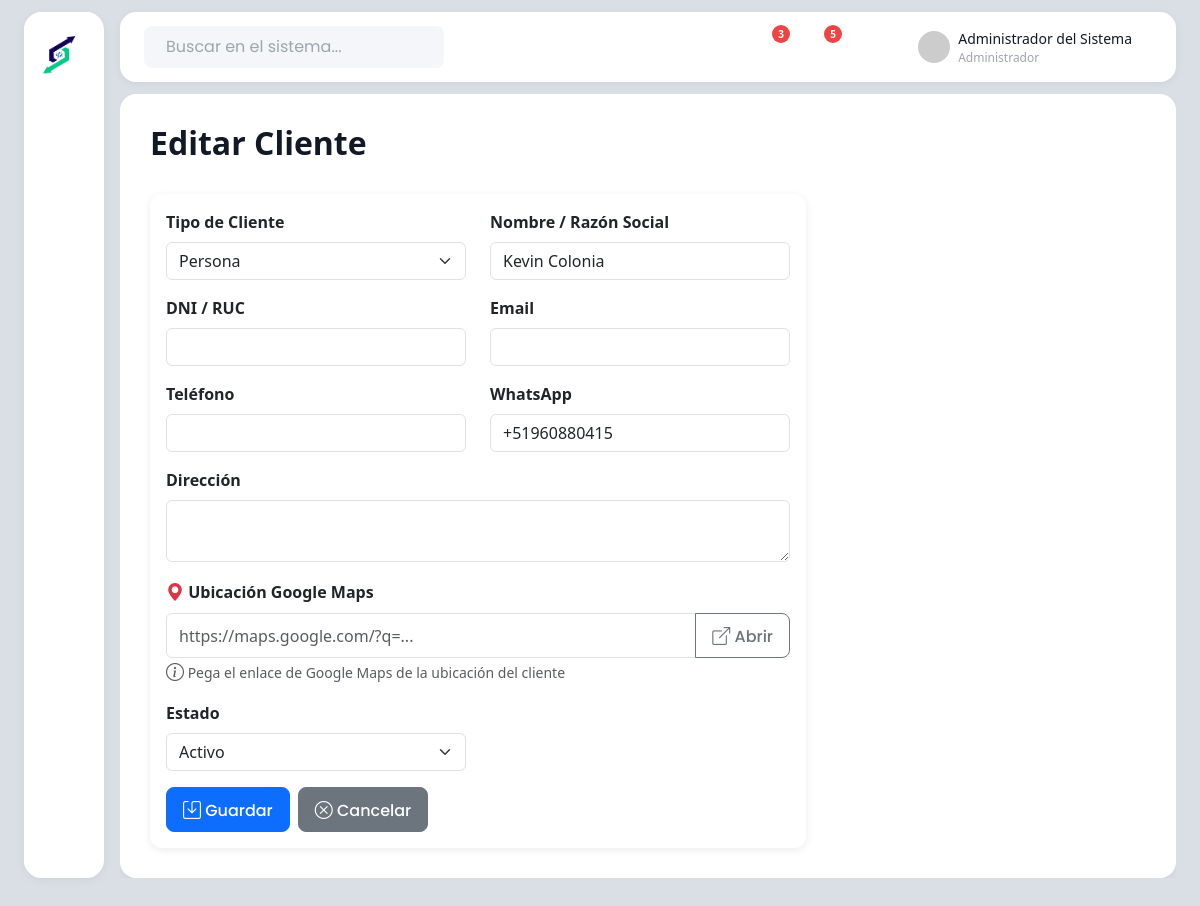
The page /views/clientes/form.php?id=7 (signed in) on the database its author committed.
### tables this page shows
CREATE TABLE IF NOT EXISTS `clientes` (
  `id` int NOT NULL AUTO_INCREMENT,
  `tipo` enum('persona','empresa') NOT NULL DEFAULT 'persona',
  `nombre` varchar(150) NOT NULL COMMENT 'Nombre o Razón Social',
  `dni_ruc` varchar(20) DEFAULT NULL,
  `email` varchar(100) DEFAULT NULL,
  `telefono` varchar(20) DEFAULT NULL,
  `whatsapp` varchar(20) DEFAULT NULL,
  `direccion` text,
  `ubicacion_google_maps` text,
  `estado` enum('activo','inactivo') NOT NULL DEFAULT 'activo',
  `fecha_registro` timestamp NULL DEFAULT CURRENT_TIMESTAMP,
  PRIMARY KEY (`id`),
  KEY `idx_nombre` (`nombre`),
  KEY `idx_dni_ruc` (`dni_ruc`),
  KEY `idx_estado` (`estado`)
);

### includes/autoload.php (called while the page is built, shortened)
<?php
spl_autoload_register(function ($class) {
    $modelFile = ROOT_PATH . 'models/' . $class . '.php';
    if (file_exists($modelFile)) {
        return;
    }
});

### models/Cliente.php (called while the page is built, shortened)
<?php
class Cliente
{
    private $pdo;
    public function __construct($pdo)
    {
        $this->pdo = $pdo;
    }
    public function obtenerPorId($id)
    {
        $stmt = $this->pdo->prepare("SELECT * FROM clientes WHERE id = ?");
        $stmt->execute([$id]);
        return $stmt->fetch();
    }
}

### views/clientes/form.php (the view, shortened to what this page needs)
<?php
require_once '../../includes/autoload.php';
$clienteModel = new Cliente($pdo);
$cliente = null;
$accion = 'crear';
if (isset($_GET['id'])) {
    $accion = 'editar';
    $cliente = $clienteModel->obtenerPorId($_GET['id']);
}
include '../layouts/header.php';
?>
<div class="row">
    <div class="col-12 mb-4">
        <h2 class="fw-bold">
            <?php echo $accion === 'crear' ? 'Nuevo Cliente' : 'Editar Cliente'; ?>
        </h2>
    </div>
</div>
<div class="row">
    <div class="col-lg-8">
        <div class="card">
            <div class="card-body">
                <form method="POST" novalidate>
                    <div class="row">
                        <div class="col-md-6 mb-3">
                            <label for="tipo" class="form-label">Tipo de Cliente</label>
                            <select class="form-select" id="tipo" name="tipo" required>
                                <option value="persona" <?php echo ($cliente['tipo'] ?? '') === 'persona' ? 'selected' : ''; ?>>Persona</option>
                            </select>
                        </div>
                        <div class="col-md-6 mb-3">
                            <label for="nombre" class="form-label">Nombre / Razón Social</label>
                            <input type="text" class="form-control" id="nombre" name="nombre"
                                value="<?php echo $cliente['nombre'] ?? ''; ?>" required>
                        </div>
                        <div class="col-md-6 mb-3">
                            <label for="dni_ruc" class="form-label">DNI / RUC</label>
                            <input type="text" class="form-control" id="dni_ruc" name="dni_ruc"
                                value="<?php echo $cliente['dni_ruc'] ?? ''; ?>">
                        </div>
                        <div class="col-md-6 mb-3">
                            <label for="email" class="form-label">Email</label>
                            <input type="email" class="form-control" id="email" name="email"
                                value="<?php echo $cliente['email'] ?? ''; ?>">
                        </div>
                        <div class="col-md-6 mb-3">
                            <label for="telefono" class="form-label">Teléfono</label>
                            <input type="text" class="form-control" id="telefono" name="telefono"
                                value="<?php echo $cliente['telefono'] ?? ''; ?>">
                        </div>
                        <div class="col-md-6 mb-3">
                            <label for="whatsapp" class="form-label">WhatsApp</label>
                            <input type="text" class="form-control" id="whatsapp" name="whatsapp"
                                value="<?php echo $cliente['whatsapp'] ?? ''; ?>">
                        </div>
                        <div class="col-12 mb-3">
                            <label for="direccion" class="form-label">Dirección</label>
                            <textarea class="form-control" id="direccion" name="direccion" rows="2"><?php echo $cliente['direccion'] ?? ''; ?></textarea>
                        </div>
                        <div class="col-12 mb-3">
                            <label for="ubicacion_google_maps" class="form-label">
                                <i class="bi bi-geo-alt-fill text-danger"></i> Ubicación Google Maps
                            </label>
                            <div class="input-group">
                                <input type="url" class="form-control" id="ubicacion_google_maps" name="ubicacion_google_maps"
                                    value="<?php echo $cliente['ubicacion_google_maps'] ?? ''; ?>"
                                    placeholder="https://maps.google.com/?q=...">
                                <button class="btn btn-outline-secondary" type="button" id="btn-abrir-mapa"
                                    onclick="abrirUbicacion()" title="Abrir en Google Maps">
                                    <i class="bi bi-box-arrow-up-right"></i> Abrir
                                </button>
                            </div>
                            <small class="text-muted">
                                <i class="bi bi-info-circle"></i> Pega el enlace de Google Maps de la ubicación del cliente
                            </small>
                        </div>
                        <div class="col-md-6 mb-3">
                            <label for="estado" class="form-label">Estado</label>
                            <select class="form-select" id="estado" name="estado" required>
                                <option value="activo" <?php echo ($cliente['estado'] ?? 'activo') === 'activo' ? 'selected' : ''; ?>>Activo</option>
                            </select>
                        </div>
                    </div>
                    <div class="d-flex gap-2">
                        <button type="submit" class="btn btn-primary">
                            <i class="bi bi-save"></i> Guardar
                        </button>
                        <a href="index.php" class="btn btn-secondary">
                            <i class="bi bi-x-circle"></i> Cancelar
                        </a>
                    </div>
                </form>
            </div>
        </div>
    </div>
</div>
<?php include '../layouts/footer.php'; ?>

### assets/css/modern-ui.css (style rules this page uses)
:root { --color-bg: #f4f6fa; --color-primary: #121926; --color-muted: #9fa4af; --color-hover: #e8ecf4; --color-danger: #ef4444; --color-success: #10b981; --color-warning: #f59e0b; --color-info: #3b82f6; --font-main: "Poppins", sans-serif; }
* { box-sizing: border-box; }
body { background: #dadee5; color: #5d6674; font-family: var(--font-main); min-height: 100vh; margin: 0; padding: 0; }
.bi { font-size: 18px; }
.main-content .card { border: none; box-shadow: 0 2px 8px rgba(0, 0, 0, 0.08); border-radius: 12px; }
.main-content .btn { font-family: var(--font-main); border-radius: 8px; font-weight: 500; }
.main-content h1, .main-content h2, .main-content h3, .main-content h4, .main-content h5, .main-content h6 { color: var(--color-primary); font-weight: 600; }

### assets/css/style.css (style rules this page uses)
:root { --primary-color: #0d6efd; --secondary-color: #6c757d; --success-color: #198754; --danger-color: #dc3545; --warning-color: #ffc107; --info-color: #0dcaf0; }
body { font-family: "Segoe UI", Tahoma, Geneva, Verdana, sans-serif; min-height: 100vh; display: flex; flex-direction: column; }
.card { border: none; border-radius: 10px; transition: transform 0.2s, box-shadow 0.2s; }
.btn { border-radius: 6px; padding: 0.5rem 1rem; font-weight: 500; }
.form-label { font-weight: 600; margin-bottom: 0.5rem; }

### rows shown on the page
clientes: tipo "Persona", nombre "Kevin Colonia", whatsapp "+51960880415", estado "Activo"

### other values the page prints
$usuario['nombre'] "Administrador del Sistema"
$usuario['rol'] "Administrador"
